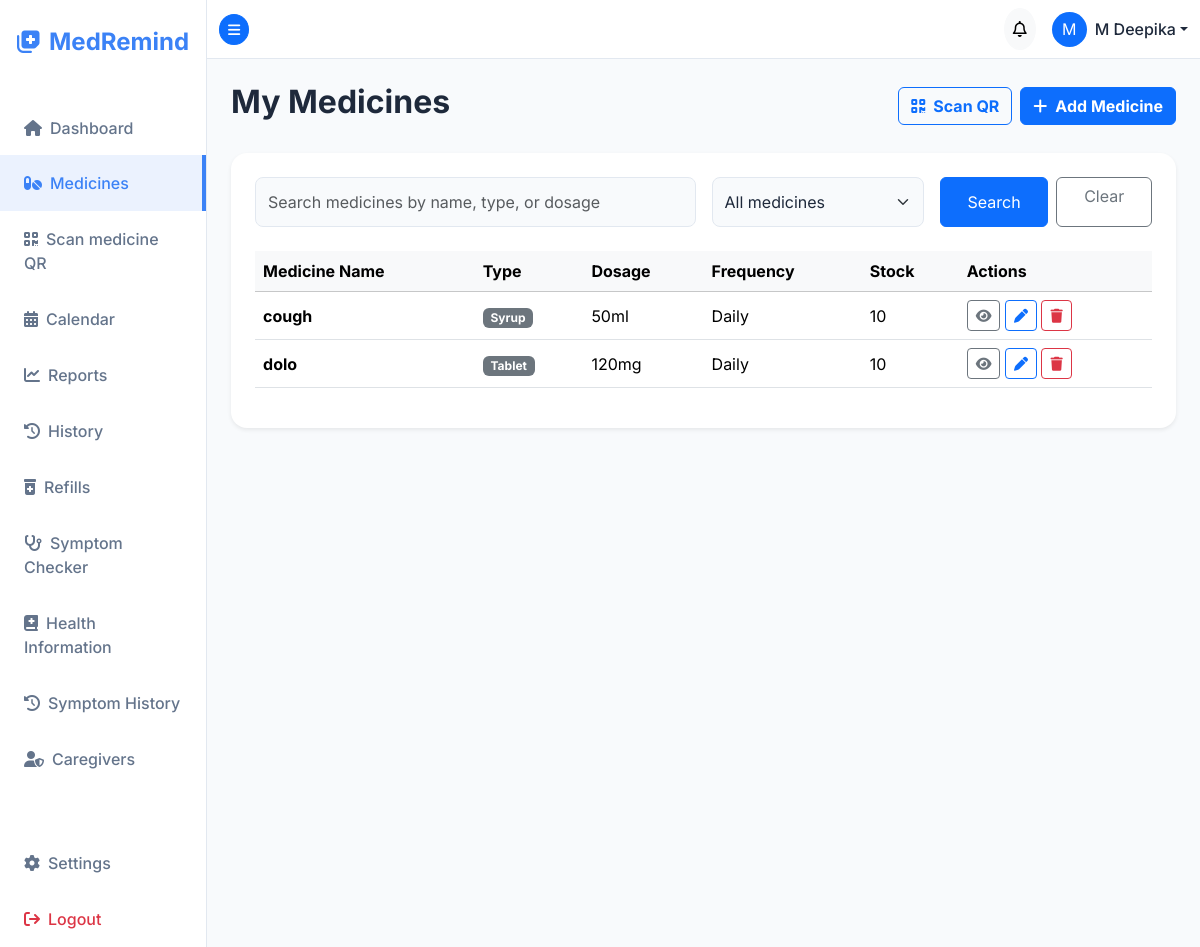
The app's page /medicines/ (signed in) with its own data.
### accounts/models.py (models this page shows, shortened)
class User(AbstractUser):
    username = models.CharField(
        max_length=150,
        unique=True,
        help_text="Required. 150 characters or fewer. Letters, digits, spaces and @/./+/-/_ only.",
        validators=[SpaceAllowedUsernameValidator()],
        error_messages={
            "unique": "A user with that username already exists.",
        },
    )
    phone_number = models.CharField(max_length=20, blank=True, null=True)
    profile_picture = models.ImageField(upload_to='profiles/', blank=True, null=True)
    dark_mode = models.BooleanField(default=False)
    language = models.CharField(max_length=10, default='en')
    time_format = models.CharField(max_length=10, default='12h', choices=[('12h', '12 Hour'), ('24h', '24 Hour')])
    sound_enabled = models.BooleanField(default=True)
    desktop_notifications_enabled = models.BooleanField(default=True)
    email_notifications_enabled = models.BooleanField(default=True)
    sms_notifications_enabled = models.BooleanField(default=False)
    sms_phone_number = models.CharField(max_length=20, blank=True, null=True)

### medicines/models.py (models this page shows, shortened)
class Medicine(models.Model):
    TYPE_CHOICES = [
        ('Tablet', 'Tablet'),
        ('Syrup', 'Syrup'),
        ('Capsule', 'Capsule'),
        ('Injection', 'Injection'),
        ('Drops', 'Drops'),
        ('Other', 'Other')
    ]
    FREQUENCY_CHOICES = [
        ('Daily', 'Daily'),
        ('Weekly', 'Weekly'),
        ('Monthly', 'Monthly'),
        ('Custom', 'Custom'),
        ('As Needed', 'As Needed')
    ]
    FOOD_CHOICES = [
        ('Before Food', 'Before Food'),
        ('After Food', 'After Food'),
        ('Anytime', 'Anytime')
    ]
    user = models.ForeignKey(settings.AUTH_USER_MODEL, on_delete=models.CASCADE, related_name='medicines')
    name = models.CharField(max_length=100)
    medicine_type = models.CharField(max_length=20, choices=TYPE_CHOICES, default='Tablet')
    dosage = models.CharField(max_length=50) # e.g., 500mg, 10ml
    quantity = models.PositiveIntegerField(default=1, help_text="Total quantity remaining")
    before_after_food = models.CharField(max_length=20, choices=FOOD_CHOICES, default='After Food')
    frequency = models.CharField(max_length=20, choices=FREQUENCY_CHOICES, default='Daily')
    start_date = models.DateField()
    end_date = models.DateField(blank=True, null=True)
    notes = models.TextField(blank=True, null=True)
    doctor_name = models.CharField(max_length=100, blank=True, null=True)
    prescription_upload = models.FileField(
        upload_to='prescriptions/',
        storage=PrivatePrescriptionStorage(),
        validators=[validate_prescription_upload],
        blank=True,
        null=True,
    )
    low_stock_threshold = models.PositiveIntegerField(default=5)
    refill_reminder_days = models.PositiveIntegerField(default=7, help_text="Days before refill alert")
    last_refill_date = models.DateField(blank=True, null=True)
    created_at = models.DateTimeField(auto_now_add=True)
    updated_at = models.DateTimeField(auto_now=True)

### medicines/views.py (the view)
# urls.py: path('medicines/', views.medicine_list, name='medicine_list'),
@login_required
def medicine_list(request):
    medicines = Medicine.objects.filter(user=request.user).order_by('name')
    query = request.GET.get('q', '').strip()
    status_filter = request.GET.get('status', 'all').strip().lower()
    today = date.today()
    if query:
        medicines = medicines.filter(
            Q(name__icontains=query) |
            Q(medicine_type__icontains=query) |
            Q(dosage__icontains=query)
        )
    if status_filter == 'low_stock':
        medicines = medicines.filter(quantity__lte=F('low_stock_threshold'))
    elif status_filter == 'refill_due':
        medicines = medicines.exclude(last_refill_date__isnull=True).filter(
            last_refill_date__lte=today - timedelta(days=7)
        )
    elif status_filter == 'needs_attention':
        medicines = medicines.filter(
            Q(quantity__lte=F('low_stock_threshold')) |
            Q(last_refill_date__lte=today - timedelta(days=7))
        )
    return render(request, 'medicines/medicine_list.html', {
        'medicines': medicines,
        'query': query,
        'status_filter': status_filter,
    })

### templates/medicines/medicine_list.html (shortened to what this page needs)
{% extends "base.html" %}
{% block content %}
<div class="d-flex justify-content-between align-items-center mb-4">
    <h2 class="fw-bold">My Medicines</h2>
    <div class="d-flex gap-2">
        <a href="{% url 'medicine_qr_scanner' %}" class="btn btn-outline-primary fw-bold"><i class="fa-solid fa-qrcode me-2"></i>Scan QR</a>
        <a href="{% url 'medicine_create' %}" class="btn btn-primary fw-bold"><i class="fa-solid fa-plus me-2"></i>Add Medicine</a>
    </div>
</div>
<div class="card border-0 p-4 h-100 shadow-sm">
    <form method="get" class="row g-3 mb-4">
        <div class="col-md-6">
            <input type="text" name="q" class="form-control" placeholder="Search medicines by name, type, or dosage" value="{{ query }}">
        </div>
        <div class="col-md-3">
            <select name="status" class="form-select">
                <option value="all" {% if status_filter == 'all' %}selected{% endif %}>All medicines</option>
            </select>
        </div>
        <div class="col-md-3 d-flex gap-2">
            <button type="submit" class="btn btn-primary flex-fill">Search</button>
            <a href="{% url 'medicine_list' %}" class="btn btn-outline-secondary flex-fill">Clear</a>
        </div>
    </form>
    <div class="table-responsive">
        <table class="table table-hover align-middle">
            <thead class="table-light">
                <tr>
                    <th>Medicine Name</th>
                    <th>Type</th>
                    <th>Dosage</th>
                    <th>Frequency</th>
                    <th>Stock</th>
                    <th>Actions</th>
                </tr>
            </thead>
            <tbody>
                {% for medicine in medicines %}
                <tr>
                    <td><span class="fw-bold">{{ medicine.name }}</span></td>
                    <td><span class="badge bg-secondary">{{ medicine.medicine_type }}</span></td>
                    <td>{{ medicine.dosage }}</td>
                    <td>{{ medicine.frequency }}</td>
                    <td>
                        <span class="{% if medicine.quantity <= medicine.low_stock_threshold %}text-danger fw-bold{% endif %}">
                            {{ medicine.quantity }}
                        </span>
                    </td>
                    <td>
                        <a href="{% url 'medicine_detail' medicine.pk %}" class="btn btn-sm btn-outline-secondary" aria-label="View {{ medicine.name }}"><i class="fa-solid fa-eye"></i></a>
                        <a href="{% url 'medicine_edit' medicine.pk %}" class="btn btn-sm btn-outline-primary"><i class="fa-solid fa-pen"></i></a>
                        <a href="{% url 'medicine_delete' medicine.pk %}" class="btn btn-sm btn-outline-danger"><i class="fa-solid fa-trash"></i></a>
                    </td>
                </tr>
                {% empty %}
                <tr>
                    <td colspan="6" class="text-center text-muted py-4">No medicines found. Click 'Add Medicine' to get started.</td>
                </tr>
                {% endfor %}
            </tbody>
        </table>
    </div>
</div>
{% endblock %}

### templates/base.html (shortened to what this page needs)
<!DOCTYPE html>
{% load static %}
<html lang="en">
<head>
    <link href="https://cdn.jsdelivr.net/npm/bootstrap@5.3.2/dist/css/bootstrap.min.css" rel="stylesheet">
    <link rel="stylesheet" href="https://cdnjs.cloudflare.com/ajax/libs/font-awesome/6.4.2/css/all.min.css">
    <link rel="stylesheet" href="{% static 'css/styles.css' %}">
</head>
<body class="{% if user.is_authenticated and user.dark_mode %}dark-mode{% endif %}">
    {% if user.is_authenticated %}
    <div class="d-flex" id="wrapper">
        <div class="sidebar" id="sidebar-wrapper">
            <div class="sidebar-heading text-center py-4 fs-4 fw-bold text-primary">
                <i class="fa-solid fa-notes-medical me-2"></i>MedRemind
            </div>
            <div class="list-group list-group-flush mt-3">
                <a href="{% url 'dashboard' %}" class="list-group-item list-group-item-action bg-transparent {% if request.resolver_match.url_name == 'dashboard' %}active{% endif %}">
                    <i class="fa-solid fa-house me-2"></i>Dashboard
                </a>
                <a href="{% url 'medicine_list' %}" class="list-group-item list-group-item-action bg-transparent {% if 'medicine' in request.resolver_match.url_name %}active{% endif %}">
                    <i class="fa-solid fa-pills me-2"></i>Medicines
                </a>
                <a href="{% url 'medicine_qr_scanner' %}" class="list-group-item list-group-item-action bg-transparent {% if request.resolver_match.url_name == 'medicine_qr_scanner' %}active{% endif %}">
                    <i class="fa-solid fa-qrcode me-2"></i>Scan medicine QR
                </a>
                <a href="{% url 'calendar' %}" class="list-group-item list-group-item-action bg-transparent {% if request.resolver_match.url_name == 'calendar' %}active{% endif %}">
                    <i class="fa-solid fa-calendar-days me-2"></i>Calendar
                </a>
                <a href="{% url 'reports' %}" class="list-group-item list-group-item-action bg-transparent {% if request.resolver_match.url_name == 'reports' %}active{% endif %}">
                    <i class="fa-solid fa-chart-line me-2"></i>Reports
                </a>
                <a href="{% url 'medicine_history' %}" class="list-group-item list-group-item-action bg-transparent {% if request.resolver_match.url_name == 'medicine_history' %}active{% endif %}">
                    <i class="fa-solid fa-clock-rotate-left me-2"></i>History
                </a>
                <a href="{% url 'refill_tracking' %}" class="list-group-item list-group-item-action bg-transparent {% if request.resolver_match.url_name == 'refill_tracking' %}active{% endif %}">
                    <i class="fa-solid fa-prescription-bottle-medical me-2"></i>Refills
                </a>
                <a href="{% url 'symptoms:checker' %}" class="list-group-item list-group-item-action bg-transparent {% if request.resolver_match.namespace == 'symptoms' and request.resolver_match.url_name == 'checker' %}active{% endif %}">
                    <i class="fa-solid fa-stethoscope me-2"></i>Symptom Checker
                </a>
                <a href="{% url 'symptoms:disease_list' %}" class="list-group-item list-group-item-action bg-transparent ">
                    <i class="fa-solid fa-book-medical me-2"></i>Health Information
                </a>
                <a href="{% url 'symptoms:assessment_history' %}" class="list-group-item list-group-item-action bg-transparent ">
                    <i class="fa-solid fa-clock-rotate-left me-2"></i>Symptom History
                </a>
                <a href="{% url 'caregiver_access' %}" class="list-group-item list-group-item-action bg-transparent {% if request.resolver_match.url_name == 'caregiver_access' %}active{% endif %}">
                    <i class="fa-solid fa-user-shield me-2"></i>Caregivers
                </a>
                <a href="{% url 'settings' %}" class="list-group-item list-group-item-action bg-transparent mt-5 {% if request.resolver_match.url_name == 'settings' %}active{% endif %}">
                    <i class="fa-solid fa-gear me-2"></i>Settings
                </a>
                <form action="{% url 'logout' %}" method="post" class="d-inline w-100">
                    <button type="submit" class="list-group-item list-group-item-action bg-transparent text-danger border-0 w-100 text-start">
                        <i class="fa-solid fa-arrow-right-from-bracket me-2"></i>Logout
                    </button>
                </form>
            </div>
        </div>
        <div id="page-content-wrapper">
            <nav class="navbar navbar-expand-lg topbar border-bottom">
                <div class="container-fluid">
                    <button class="btn btn-primary btn-sm rounded-circle" id="menu-toggle">
                        <i class="fa-solid fa-bars"></i>
                    </button>
                    <div class="ms-auto d-flex align-items-center">
                        <div class="dropdown me-3">
                            <button class="btn btn-light position-relative rounded-circle p-2 notification-btn" type="button" data-bs-toggle="dropdown">
                                <i class="fa-regular fa-bell"></i>
                            </button>
                        </div>
                        <div class="dropdown">
                            <a class="d-flex align-items-center text-decoration-none dropdown-toggle text-dark" href="#" role="button" data-bs-toggle="dropdown">
                                {% if user.profile_picture %}
                                    <img src="{{ user.profile_picture.url }}" class="rounded-circle me-2" width="35" height="35" style="object-fit: cover;">
                                {% else %}
                                    <div class="bg-primary text-white rounded-circle d-flex justify-content-center align-items-center me-2" style="width: 35px; height: 35px;">
                                        {{ user.username|make_list|first|upper }}
                                    </div>
                                {% endif %}
                                <span class="fw-medium">{{ user.username }}</span>
                            </a>
                        </div>
                    </div>
                </div>
            </nav>
            <div class="container-fluid p-4 main-content">
                {% block content %}{% endblock %}
            </div>
        </div>
    </div>
    {% else %}
        {% block auth_content %}{% endblock %}
    {% endif %}
</body>
</html>

### static/css/styles.css (style rules this page uses)
:root { --primary-color: #3b82f6; --primary-hover: #2563eb; --secondary-color: #10b981; --bg-color: #f8fafc; --sidebar-bg: #ffffff; --text-main: #1e293b; --text-muted: #64748b; --card-bg: #ffffff; --border-color: #e2e8f0; }
body { font-family: 'Inter', sans-serif; background-color: var(--bg-color); color: var(--text-main); overflow-x: hidden; transition: background-color 0.3s ease, color 0.3s ease; }
h1, h2, h3, h4, h5, h6 { font-weight: 600; color: var(--text-main); }
#wrapper { display: flex; width: 100%; align-items: stretch; }
#sidebar-wrapper { min-height: 100vh; width: 250px; background-color: var(--sidebar-bg); border-right: 1px solid var(--border-color); transition: margin 0.25s ease-out; }
.sidebar-heading { color: var(--primary-color) !important; }
.list-group-item { border: none; padding: 1rem 1.5rem; color: var(--text-muted); font-weight: 500; transition: all 0.2s; }
.list-group-item:hover, .list-group-item.active { background-color: rgba(59, 130, 246, 0.1) !important; color: var(--primary-color); border-right: 4px solid var(--primary-color); }
#page-content-wrapper { min-width: 100vw; width: 100%; }
.topbar { background-color: var(--sidebar-bg); border-color: var(--border-color) !important; }
.dropdown-toggle.text-dark { color: var(--text-main) !important; }
.card { background-color: var(--card-bg); border: 1px solid var(--border-color); border-radius: 16px; box-shadow: 0 4px 6px -1px rgba(0, 0, 0, 0.05), 0 2px 4px -1px rgba(0, 0, 0, 0.03); transition: transform 0.2s, box-shadow 0.2s; }
.form-control, .form-select { background-color: var(--bg-color); border-color: var(--border-color); color: var(--text-main); border-radius: 8px; padding: 0.75rem; }
@media (min-width: 768px) { #page-content-wrapper { min-width: 0; width: 100%; } }

### records on screen
User: username|make_list "M", username "M Deepika"
Medicine: name "cough", medicine_type "Syrup", dosage "50ml", frequency "Daily", quantity "10"
Medicine: name "dolo", medicine_type "Tablet", dosage "120mg", frequency "Daily", quantity "10"
